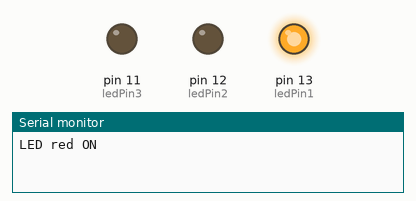
This sketch was run on a simulated Arduino Uno, built with avr-gcc and run on an emulated ATmega328P. Shown: output pins drawn as LEDs (lit = HIGH), the last lines printed to the serial monitor.

Above: at 0.2 s.
At 1.2 s:
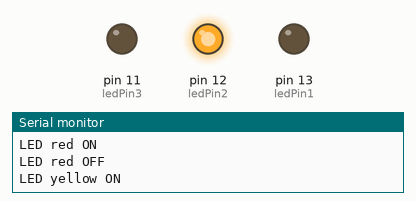
At 2.2 s:
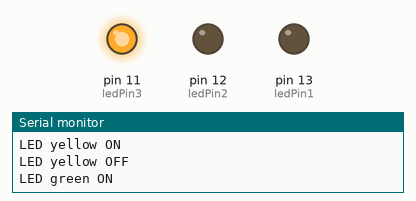
At 5.7 s:
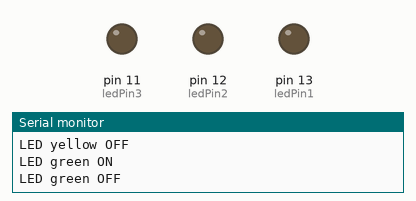
Timing chart, 0 to 6.9 s (numbered marks = the images above):
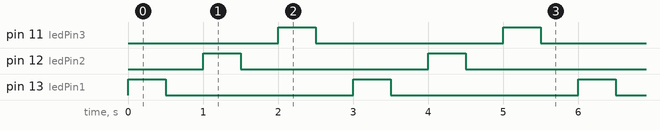

Measured:
- by itself, pin 11 (ledPin3), pin 12 (ledPin2), pin 13 (ledPin1): alternates HIGH for 0.50 s and LOW for 2.5 s
- by itself, everything shown: repeats every 3.0 s, in 6 steps

The sketch:

code.ino
```cpp
const int ledPin1 = 13; // red
const int ledPin2 = 12; // yellow
const int ledPin3 = 11; // green

void setup() {
  pinMode(ledPin1, OUTPUT);
  pinMode(ledPin2, OUTPUT);
  pinMode(ledPin3, OUTPUT);
  Serial.begin(9600);
}

void loop() {
  digitalWrite(ledPin1, HIGH);
  Serial.println("LED red ON");
  delay(500);
  digitalWrite(ledPin1, LOW);
  Serial.println("LED red OFF");
  delay(500);

  digitalWrite(ledPin2, HIGH);
  Serial.println("LED yellow ON");
  delay(500);
  digitalWrite(ledPin2, LOW);
  Serial.println("LED yellow OFF");
  delay(500);

  digitalWrite(ledPin3, HIGH);
  Serial.println("LED green ON");
  delay(500);
  digitalWrite(ledPin3, LOW);
  Serial.println("LED green OFF");
  delay(500);
}
```
